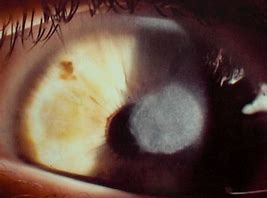
#> input picture dataset/test/cornealUlcer/001.jpg, 267 x 198 px, found by its file name
$ python roi_parse.py   (older library calls are emulated)
#> lines starting #> are read from the running program, lines starting #| are printed output that depends on the picture
### ThresholdingAlgo.py
#!/usr/bin/env python
# Implementation of algorithm from http://stackoverflow.com/a/22640362/6029703
import numpy as np
import pylab
import numpy as np
import matplotlib.pyplot as plt


'''
lag = the lag of the moving window,
threshold = the z-score at which the algorithm signals,
influence = the influence (between 0 and 1) of new signals on the mean and standard deviation
'''
def thresholding_algo(y, lag, threshold, influence):
    signals = np.zeros(len(y))
    filteredY = np.array(y)
    avgFilter = [0]*len(y)
    avgMean = [0] * len(y)
    stdFilter = [0]*len(y)
    avgFilter[lag - 1] = np.mean(y[0:lag])
    avgMean[lag - 1] = np.mean(y[0:lag])
    stdFilter[lag - 1] = np.std(y[0:lag])
    for i in range(lag, len(y) - 1):
        if abs(y[i] - avgFilter[i-1]) > threshold * stdFilter [i-1]:
            if y[i] > avgFilter[i-1]:
                signals[i] = 1
            else:
                signals[i] = -1

            filteredY[i] = influence * y[i] + (1 - influence) * filteredY[i-1]
            avgFilter[i] = np.mean(filteredY[(i-lag):i])
            stdFilter[i] = np.std(filteredY[(i-lag):i])
        else:
            signals[i] = 0
            filteredY[i] = y[i]
            avgFilter[i] = np.mean(filteredY[(i-lag):i])
            stdFilter[i] = np.std(filteredY[(i-lag):i])

        avgMean[i] = np.mean(y[(i - lag):i])

    return dict(signals = np.asarray(signals),
                avgFilter = np.asarray(avgFilter),
                avgMean=np.asarray(avgMean),
                stdFilter = np.asarray(stdFilter))


# One Data example as below
'''
input = np.array([ 1. ,  1. ,  1. ,  1. ,  1. ,  1. ,  1. ,  1.1,  1. ,  0.8,  0.9,
    1. ,  1.2,  0.9,  1. ,  1. ,  1.1,  1.2,  1. ,  1.5,  1. ,  3. ,
    2. ,  5. ,  3. ,  2. ,  1. ,  1. ,  1. ,  0.9,  1. ,  1. ,  3. ,
    2.6,  4. ,  3. ,  3.2,  2. ,  1. ,  1. ,  1. ,  1. ,  1. ])
input = np.array([1,1,1.1,1,0.9,1,1,1.1,1,0.9,1,1.1,1,1,0.9,1,1,1.1,1,1,1,1,1.1,0.9,1,1.1,1,1,0.9,
       1,1.1,1,1,1.1,1,0.8,0.9,1,1.2,0.9,1,1,1.1,1.2,1,1.5,1,3,2,5,3,2,1,1,1,0.9,1,1,3,
       2.6,4,3,3.2,2,1,1,0.8,4,4,2,2.5,1,1,1])
signal = (input > np.roll(input,1)) & (input > np.roll(input,-1))
plt.plot(input)
print(signal)
print(signal.nonzero()[0])
plt.plot(signal.nonzero()[0], input[signal], 'ro')
print(input[signal])
plt.show()
'''

'''
y = np.array([1,1,1.1,1,0.9,1,1,1.1,1,0.9,1,1.1,1,1,0.9,1,1,1.1,1,1,1,1,1.1,0.9,1,1.1,1,1,0.9,
       1,1.1,1,1,1.1,1,0.8,0.9,1,1.2,0.9,1,1,1.1,1.2,1,1.5,1,3,2,5,3,2,1,1,1,0.9,1,1,3,
       2.6,4,3,3.2,2,1,1,0.8,4,4,2,2.5,1,1,1])
# Settings: lag = 30, threshold = 5, influence = 0
lag = 30
threshold = 5
influence = 0

# Run algo with settings from above
result = thresholding_algo(y, lag=lag, threshold=threshold, influence=influence)

# Plot result
pylab.subplot(211)
pylab.plot(np.arange(1, len(y)+1), y)

pylab.plot(np.arange(1, len(y)+1),
           result["avgFilter"], color="cyan", lw=2)

pylab.plot(np.arange(1, len(y)+1),
           result["avgFilter"] + threshold * result["stdFilter"], color="green", lw=2)

pylab.plot(np.arange(1, len(y)+1),
           result["avgFilter"] - threshold * result["stdFilter"], color="green", lw=2)

pylab.subplot(212)
pylab.step(np.arange(1, len(y)+1), result["signals"], color="red", lw=2)
pylab.ylim(-2, 2)
pylab.show()

print("exit program...")
'''

### roi_parse.py
#!/usr/bin/python
# -*- coding: UTF-8 -*-

import numpy as np
import cv2
from PIL import Image
import time
import sys
import getopt
import os
import pylab
import matplotlib.pyplot as plt
from ThresholdingAlgo import thresholding_algo

class rect(object):
    def __init__(self):
        self.x = 0
        self.y = 0
        self.width = 0
        self.height = 0


# rect has x, y, width, height
# npdata is 2-d array image
def getRowAverageProfile(rect, npdata):
    profile = np.zeros(rect.height, dtype=np.float)
    counts = np.zeros(rect.height)

    for h in range(rect.y, rect.y+rect.height):
        aLine = npdata[h, rect.x:rect.x + rect.width, 0]
        for i in range(0, rect.width):
            if aLine[i] is not None :
                profile[h] += aLine[i]
                counts[h] += 1

    for i in range(0, rect.height):
        profile[i] /= counts[i]

    return profile


def getColumnAverageProfile(rect, npdata):
    profile = np.zeros(rect.width, dtype=np.float)
    counts = np.zeros(rect.width)

    for x in range(rect.x, rect.x + rect.width):
        aLine = npdata[rect.y:rect.y + rect.height, x, 0]

        for i in range(0, rect.height):
            if aLine[i] is not None:
                profile[x] += aLine[i]
                counts[x] += 1

    for i in range(0, rect.width):
        profile[i] /= counts[i]

    return profile

# [51 lines left out: functions getPeakHighLowPoint, HistogramHPeakVerify, HistogramVPeakVerify, showPeakPoint, not called in this run]

def main(argv):
    for arg in sys.argv[1:]:
        print(arg)

    file_name = "001.jpg"
    fold_name = './xrays'
    # define the final resize image resolution
    input_h = 4611
    input_w = 2258
    x_w = 448*2
    x_h = 448*4
    roi_lt_x = 0
    roi_lr_y = 0
    roi_w = 0
    roi_h = 0
    batch_mode = False

    try:
        opts, args = getopt.getopt(argv, "hf:", ["help", "file="])
    except getopt.GetoptError:
        print('Error: roi_parse.py -f <filename/folder>')
        print('   or: roi_parse.py --file=<filename/folder>')
        print('Warning: Run with default setting')

    for opt, arg in opts:
        if opt in ("-h", "--help"):
            print('roi_parse.py -f <filename/folder>')
            print('or: roi_parse.py --file=<filename/folder>')
            sys.exit()
        elif opt in ("-f", "--file"):
            file_name = arg
            fold_name = arg
            # check if this is file or folder
            if os.path.isfile(file_name):
                batch_mode = False
            elif os.path.isdir(fold_name):
                batch_mode = True

    try:
        if batch_mode is False :
            img_x = Image.open(file_name)
#> img_x is the input picture: PIL image 267x198 RGB; mean R, G, B 99.8, 76.7, 65
            input_w, input_h = img_x.size
#> input_w = 267; input_h = 198
            #Image._show(img_x)
            image = np.array(img_x)
            # verify the image, display it for a while
            cv2.imshow("origin_image", image)
            cv2.waitKey(200)

            # get the input image size
            print('Input Image Resolution is : %d x %d' % (input_w, input_h))
#| Input Image Resolution is : 267 x 198
            print("image shape: ", image.shape)
#| image shape:  (198, 267, 3)
            # Getting histogram of image
            #print(len(img_x.histogram()))
            #r, g, b = img_x.split()
            #print(len(r.histogram()))
    except:
        print('Wrong input filename')
        sys.exit()

    roi = rect()  # it is full image here
    roi.x = 0
    roi.y = 0
    roi.width = input_w
#> roi.width = 267
    roi.height = input_h
#> roi.height = 198

    profile_h = getRowAverageProfile(roi, image)
#> after the loop in getRowAverageProfile, `for h in range(rect.y, rect.y+rect.height):`: counts = 198 values from 267 to 267; profile = 198 values, max 36076 at index 107, min 12661 at index 0, mean 26641.6
#> after the loop in getRowAverageProfile, `for i in range(0, rect.height):`: profile = 198 values, max 135.1 at index 107, min 47.42 at index 0, mean 99.78
#> profile_h has the same summary as profile in getRowAverageProfile
    #print("profile_h= ", profile_h)
    t = np.arange(0, input_h, 1)
#> t = 198 values from 0 to 197
    plt.plot(profile_h, t)
    # draw a thick red hline at y=0 that spans the xrange
    l = plt.axhline(linewidth=4, color='r')
    plt.axis([0, 255, input_h, 0])
    plt.show()
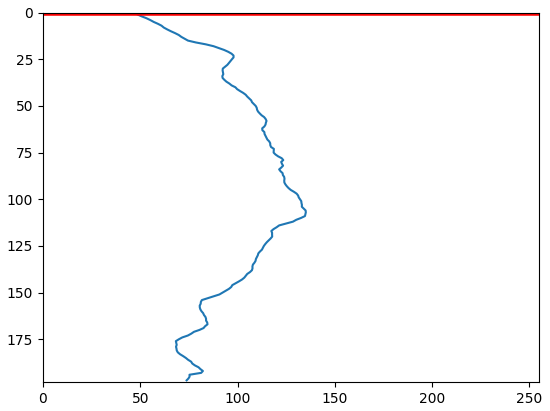
#> figure drawn by matplotlib, 1 panel
    plt.close()

    profile_w = getColumnAverageProfile(roi, image)
#> after the loop in getColumnAverageProfile, `for x in range(rect.x, rect.x + rect.width):`: counts = 267 values from 198 to 198; profile = 267 values, max 35857 at index 84, min 4882 at index 212, mean 19756.7
#> after the loop in getColumnAverageProfile, `for i in range(0, rect.width):`: profile = 267 values, max 181.1 at index 84, min 24.66 at index 212, mean 99.78
#> profile_w has the same summary as profile in getColumnAverageProfile
    #print("profile_w= ", profile_w)
    t = np.arange(0, input_w, 1)
#> t = 267 values from 0 to 266
    plt.plot(t, profile_w)
    l = plt.axhline(y=1, color='b')
    plt.axis([0, input_w, 0, 255])
    plt.show()
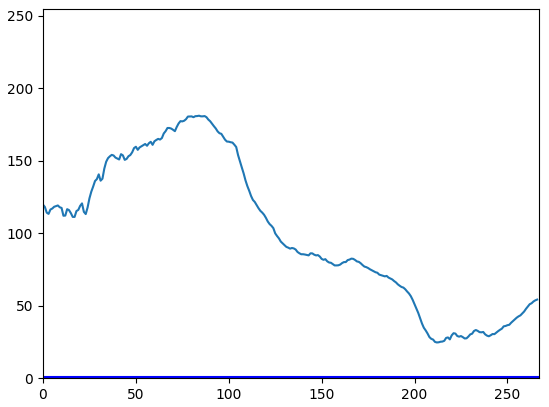
#> figure drawn by matplotlib, 1 panel; curve peaks at x = 84, y = 181.1
    plt.close()

    '''
    1) use np.array image as input to calculate H/V histogram array
    2) call thresholding_algo to get peak of H/V
    H --> get 3 peak close to center w/2
      -- double check it with expert idea, Limit:  one center, width of other 2 should be close w/2 and symmatirc
    V --> Get 2 peak, one for neck, the other for Sacram
      -- double check it with expert idea, Limit:  one top 10% of H, the other 20% bottom of H
    Note to merger the peak based on the experience, one particular function to handle the output of thresholding_algo
    '''
    lag = int(input_h / 100)
#> lag = 1
    threshold = 5
    influence = 0.0

    # Run algo with settings from above
    y = profile_h
#> y = 198 values, max 135.1 at index 107, min 47.42 at index 0, mean 99.78
    result = thresholding_algo(y, lag=lag, threshold=threshold, influence=influence)
#> in thresholding_algo, `signals = np.zeros(len(y))`: signals = 198 values from 0 to 0
#> in thresholding_algo, `filteredY = np.array(y)`: filteredY has the same summary as y in main
#> after the loop in thresholding_algo, `for i in range(lag, len(y) - 1):`: avgFilter = 198 values, max 47.42 at index 0, min 0 at index 197, mean 47.18; avgMean = 198 values, max 135.1 at index 108, min 0 at index 197, mean 99.27; filteredY = 198 values from 47.42 to 73.84; signals = 198 values, max 1 at index 1, min 0 at index 0, mean 0.99
#> result = 4 items

    # Plot result
    pylab.subplot(211)
    pylab.plot(np.arange(1, len(y) + 1), y)

    pylab.plot(np.arange(1, len(y) + 1),
               result["avgFilter"], color="cyan", lw=2)

    pylab.plot(np.arange(1, len(y) + 1),
               result["avgMean"], color="yellow", lw=2)

    pylab.plot(np.arange(1, len(y) + 1),
               result["avgFilter"] + threshold * result["stdFilter"], color="green", lw=2)

    pylab.plot(np.arange(1, len(y) + 1),
               result["avgFilter"] - threshold * result["stdFilter"], color="green", lw=2)

    pylab.subplot(212)
    pylab.step(np.arange(1, len(y) + 1), result["signals"], color="red", lw=2)
    pylab.ylim(-2, 2)
    pylab.show()
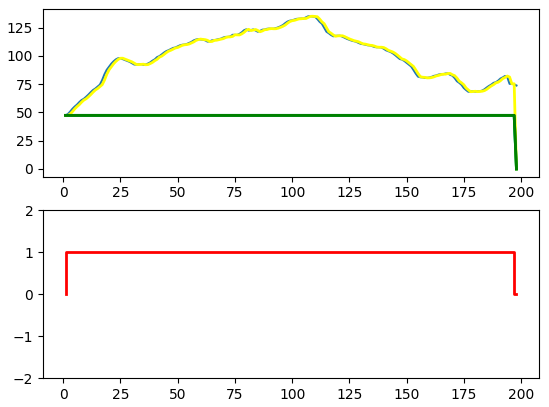
#> figure drawn by matplotlib, 2 panels; panel 1: curve peaks at x = 108, y = 135.1; panel 1: curve peaks at x = 1, y = 47.42; panel 1: curve peaks at x = 109, y = 135.1; panel 2: curve peaks at x = 2, y = 1


    lag = int(input_w/100)
#> lag = 2
    threshold = 5
    influence = 0.0

    # Run algo with settings from above
    y = profile_w
#> y has the same summary as profile in getColumnAverageProfile
    result = thresholding_algo(y, lag=lag, threshold=threshold, influence=influence)

    # Plot result
    pylab.subplot(211)
    pylab.plot(np.arange(1, len(y) + 1), y)

    pylab.plot(np.arange(1, len(y) + 1),
               result["avgFilter"], color="cyan", lw=2)

    pylab.plot(np.arange(1, len(y) + 1),
               result["avgMean"], color="yellow", lw=2)

    pylab.plot(np.arange(1, len(y) + 1),
               result["avgFilter"] + threshold * result["stdFilter"], color="green", lw=2)

    pylab.plot(np.arange(1, len(y) + 1),
               result["avgFilter"] - threshold * result["stdFilter"], color="green", lw=2)

    pylab.subplot(212)
    pylab.step(np.arange(1, len(y) + 1), result["signals"], color="red", lw=2)
    pylab.ylim(-2, 2)
    pylab.show()
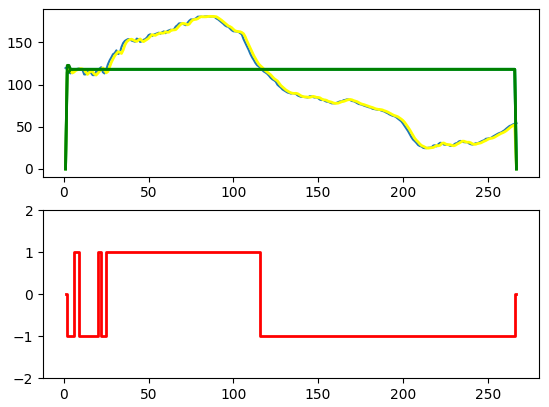
#> figure drawn by matplotlib, 2 panels; panel 1: curve peaks at x = 85, y = 181.1; panel 1: curve peaks at x = 2, y = 118.9; panel 1: curve peaks at x = 86, y = 181; panel 2: curve peaks at x = 7, y = 1

    # Try to detect and crop the ROI
    #image = cv2.resize(image, (x_h, x_w))
    image = cv2.resize(image, (x_w, x_h))
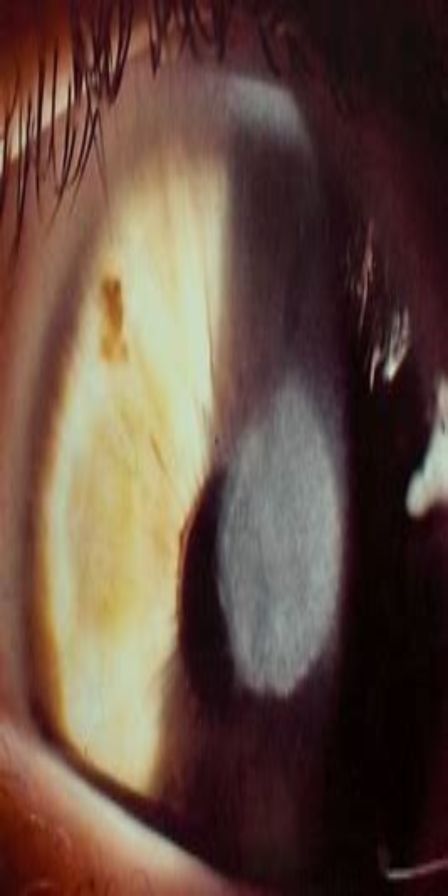
#> image: shape (1792, 896, 3) (shown at 1/2 size); mean R, G, B 99.7, 76.6, 64.9
    cv2.imshow("label_image", image)
    cv2.waitKey(0)

    cap_image = bgr8_to_jpeg(image, quality=95)
    new_file_name = file_name[:-4] + '_roi.jpg'
    f = open(new_file_name, 'wb')
    f.write(bytearray(cap_image))
    f.close()


    # capture a single frame, more than once if desired
    if batch_mode:
        n = len(os.listdir(fold_name))
        for i in range(n):
            start_num = i + 1
            file_name = fold_name + '/' + "%03d"%start_num + '.jpg'
            # in case the number is not sequence
            for j in range(5):
                try:
                    myfile = open(file_name, 'rb')
                    data = myfile.read()
                except FileNotFoundError:
                    start_num = start_num + 1
                    print("The file " + file_name + " can't find. Try next one")
                    file_name = fold_name + '/' + "%03d" %start_num + '.jpg'

            print("file name :" + file_name)
            print(len(data))
            image = np.ndarray(buffer=data, dtype=np.uint8, shape=(input_h, input_w))

            cv2.imshow("origin_image", image)
            cv2.waitKey(20)

            # must do ROI parse here
            cv2.imshow("ROI_image", image)
            cv2.waitKey(20)

            image = cv2.resize(image, (x_w, x_h))
            cv2.imshow("label_image", image)
            cv2.waitKey(0)

            cap_image = bgr8_to_jpeg(image, quality=95)
            new_file_name = fold_name + '/' + "%03d" % start_num + '.jpg'
            f = open(new_file_name, 'wb')
            f.write(bytearray(cap_image))
            f.close()


def bgr8_to_jpeg(value, quality=75):
    return bytes(cv2.imencode('.jpg', value)[1])

if __name__ == "__main__":
    main(sys.argv[1:])

$ run again, with dataset/test/cornealUlcer/000.jpg copied over dataset/test/cornealUlcer/001.jpg
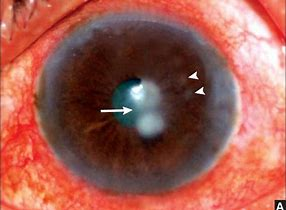
#> input picture dataset/test/cornealUlcer/000.jpg, 286 x 210 px, found by its file name
#> in main, img_x is the input picture: PIL image 286x210 RGB; mean R, G, B 159.8, 90.9, 79.8
#| Input Image Resolution is : 286 x 210
#| image shape:  (210, 286, 3)
#> after the loop in getRowAverageProfile, `for h in range(rect.y, rect.y+rect.height):`: counts = 210 values from 286 to 286; profile = 210 values, max 68088 at index 208, min 35404 at index 106, mean 45713.4
#> after the loop in getRowAverageProfile, `for i in range(0, rect.height):`: profile = 210 values, max 238.1 at index 208, min 123.8 at index 106, mean 159.8
#> profile_h has the same summary as profile in getRowAverageProfile
#> after the loop in getColumnAverageProfile, `for x in range(rect.x, rect.x + rect.width):`: counts = 286 values from 210 to 210; profile = 286 values, max 51593 at index 248, min 18574 at index 122, mean 33565.8
#> after the loop in getColumnAverageProfile, `for i in range(0, rect.width):`: profile = 286 values, max 245.7 at index 248, min 88.45 at index 122, mean 159.8
#> profile_w has the same summary as profile in getColumnAverageProfile
#> in main, `y = profile_h`: y = 210 values, max 238.1 at index 208, min 123.8 at index 106, mean 159.8
#> in thresholding_algo, `signals = np.zeros(len(y))`: signals = 210 values from 0 to 0
#> in thresholding_algo, `filteredY = np.array(y)`: filteredY has the same summary as y in main
#> after the loop in thresholding_algo, `for i in range(lag, len(y) - 1):`: avgFilter = 210 values, max 217.2 at index 7, min 0 at index 0, mean 199.6; avgMean = 210 values, max 234.2 at index 208, min 0 at index 0, mean 157.5; filteredY = 210 values, max 236.1 at index 209, min 200.6 at index 15, mean 201.6; signals = 210 values, max 1 at index 6, min -1 at index 8, mean -0.743; stdFilter = 210 values, max 2.56 at index 14, min 0 at index 0, mean 0.0474
#> result = 4 items
#> in main, `pylab.show()`:
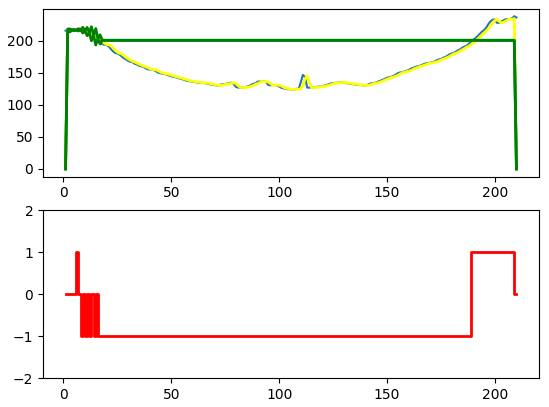
#> figure drawn by matplotlib, 2 panels; panel 1: curve peaks at x = 209, y = 238.1; panel 1: curve peaks at x = 8, y = 217.2; panel 1: curve peaks at x = 209, y = 234.2; panel 2: curve peaks at x = 7, y = 1
#> in main, `y = profile_w`: y has the same summary as profile in getColumnAverageProfile
#> in main, `image = cv2.resize(image, (x_w, x_h))`:
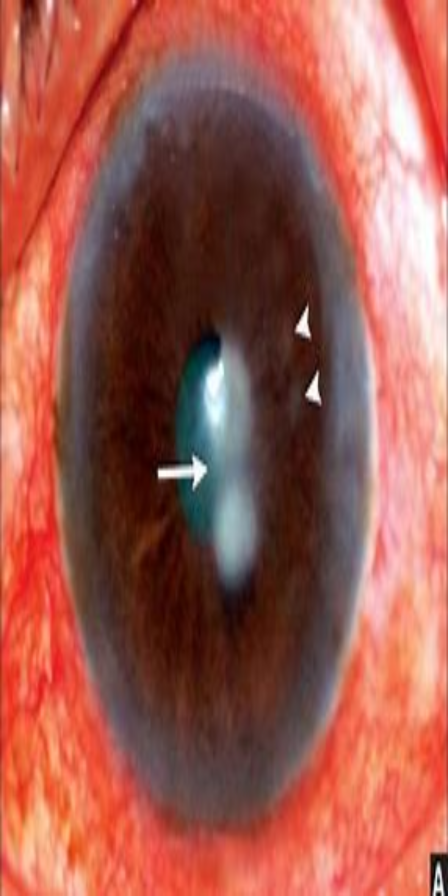
#> image: shape (1792, 896, 3) (shown at 1/2 size); mean R, G, B 159.7, 90.8, 79.7
